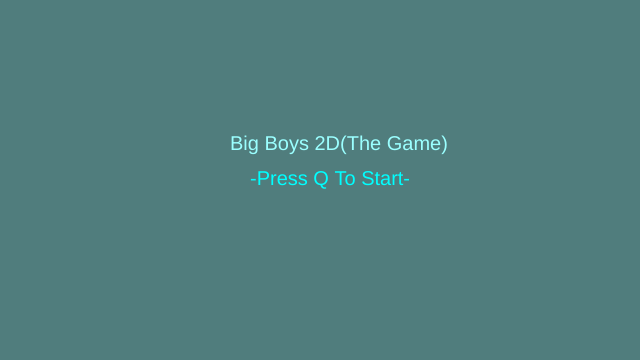
Frame 1 (no input)
Frame 60 (no input): identical to frame 1, image omitted
Frame 120 (the mouse pressed at the canvas centre since frame 60): identical to frame 1, image omitted

The p5.js sketch that drew this single still picture (run headless with seeded random() and noise() and a simulated clock; from frame 60 on, the mouse is pressed at the canvas centre):

// p5.js sketch
// ── sketch.js
var person;
var sceneNum = 0; 

function setup() {
  createCanvas(640, 360);
  person = new Person();
}

function keyPressed(){
	if(key === ' '){
    var jump = createVector(0, -19)
    person.applyForce(jump);
  } else if (key=='q'){
  	sceneNum++;
  }
}

function draw() {
  if(sceneNum === 0){
    background(
      
      80,125,125);
    fill(155,300,400);
    textSize(20);
    text("Big Boys 2D(The Game)",230,150)
    fill(0,255,255)
    text("-Press Q To Start-",250,185);
    
  
  } else if (sceneNum === 1){
    background(51, 204, 255); 
    fill(255,255,255);
    ellipse(100,100,100,100);
    ellipse(125,125,100,100);
    ellipse(150,150,130,100);
    ellipse(95,95,100,100);
    ellipse(80,150,100,100);
    ellipse(145, 150, 126, 97);
    ellipse(107, 150, 70, 60);
    ellipse(218, 150, 70, 60);
    //sun
    fill(255,255,0);
    ellipse(500,50,200,200);
    
    translate(-person.pos.x,0);
    var gravity = createVector(0,1.2);
    person.applyForce(gravity);
    
    if(mouseIsPressed){
    var force = createVector(0.1,0);
    person.applyForce(force);
    }
    //translate(-person.pos.x,0);
      person.update();
    	person.edges();
      person.display();
    fill(255,0,100);
  	noStroke();
    for(var i = 500; i < 40000; i = i + 3500){
    fill(0,255,0);
      rect(i, height-220,100,50,10)
      rect(i+25, height-420,50,220,10);
      rect(i+1800, height-100,400,100,10);
      rect(i+2700, height-220,55,300,10); 
      rect(i+900, height-100,50,100,10);
      rect(i+900, height-400,50,55,10);
      fill(255, 242, 0);
    }

  } else {
    
    background(255, 255, 102);
    fill(0,255,0);
  
    text("You Finshed Big Boys2D(The Game)",150,150)
    
    
   
  }
    
}


// ── Person.js
function Person () {
  this.pos = createVector(10,250);
  this.vel = createVector(3, 0);
  //change value of X to 1 to get it moving
  this.acc = createVector(1,0)
  this.mass = 11;
 	this.applyForce = function(force) {
  	this.acc.add(force);
 }
  
  this.update = function() {  
    this.vel.add(this.acc);
    this.pos.add(this.vel);
    this.acc.set(0, 0);
  }
  this.display = function() {
    fill(175,242,179);
    stroke(255);
    ellipse(this.pos.x+23, this.pos.y-20, this.mass*5, this.mass*5);
    fill(230,75,215);
    rect(this.pos.x, this.pos.y, this.mass*4, this.mass*10);
 		
  }
   this.edges = function() {
  if (this.pos.y > 250) {
   this.vel.y *= 0;
    this.pos.y = 250;
  }
   }
		}
